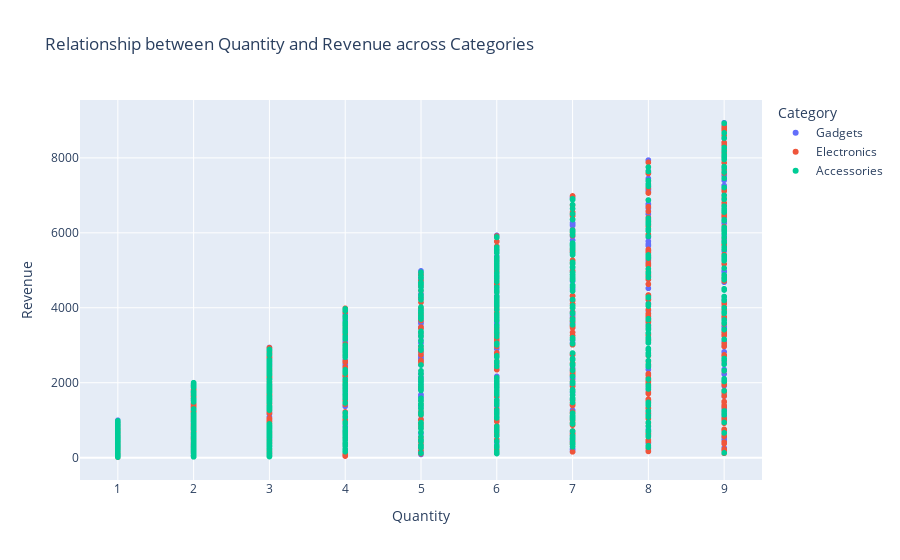

Notebook code for this chart:
### Code cell
# Plot a scatter plot to show the relationship between quantity and revenue across different product categories using Plotly Express

fig3 = px.scatter(trans, x = 'Quantity', y = 'Revenue',  color = 'Category', height = 800, 
                  title = 'Relationship between Quantity and Revenue across Categories', labels = {'x': 'Quantity','y':'Revenue'})
fig3.show()

### Figure 1 — Plotly figure (JSON) as saved in the notebook; plotly's stock layout.template omitted (floating-point values rounded to 4 significant figures; data arrays with more than 128 entries replaced by an {"elided": "..."} marker saying what was removed)
{"data": [{"hovertemplate": "Category=Gadgets<br>Quantity=%{x}<br>Revenue=%{y}<extra></extra>", "legendgroup": "Gadgets", "marker": {"color": "#636efa", "symbol": "circle"}, "mode": "markers", "name": "Gadgets", "showlegend": true, "type": "scattergl", "x": {"elided": "638 int values"}, "xaxis": "x", "y": {"elided": "638 float values"}, "yaxis": "y"}, {"hovertemplate": "Category=Electronics<br>Quantity=%{x}<br>Revenue=%{y}<extra></extra>", "legendgroup": "Electronics", "marker": {"color": "#EF553B", "symbol": "circle"}, "mode": "markers", "name": "Electronics", "showlegend": true, "type": "scattergl", "x": {"elided": "657 int values"}, "xaxis": "x", "y": {"elided": "657 float values"}, "yaxis": "y"}, {"hovertemplate": "Category=Accessories<br>Quantity=%{x}<br>Revenue=%{y}<extra></extra>", "legendgroup": "Accessories", "marker": {"color": "#00cc96", "symbol": "circle"}, "mode": "markers", "name": "Accessories", "showlegend": true, "type": "scattergl", "x": {"elided": "705 int values"}, "xaxis": "x", "y": {"elided": "705 float values"}, "yaxis": "y"}], "layout": {"autosize": true, "legend": {"title": {"text": "Category"}, "tracegroupgap": 0}, "title": {"text": "Relationship between Quantity and Revenue across Categories"}, "xaxis": {"anchor": "y", "autorange": true, "domain": [0, 1], "range": [0.5137, 9.486], "title": {"text": "Quantity"}, "type": "linear"}, "yaxis": {"anchor": "x", "autorange": true, "domain": [0, 1], "range": [-552.4, 9501.0], "title": {"text": "Revenue"}, "type": "linear"}}}
